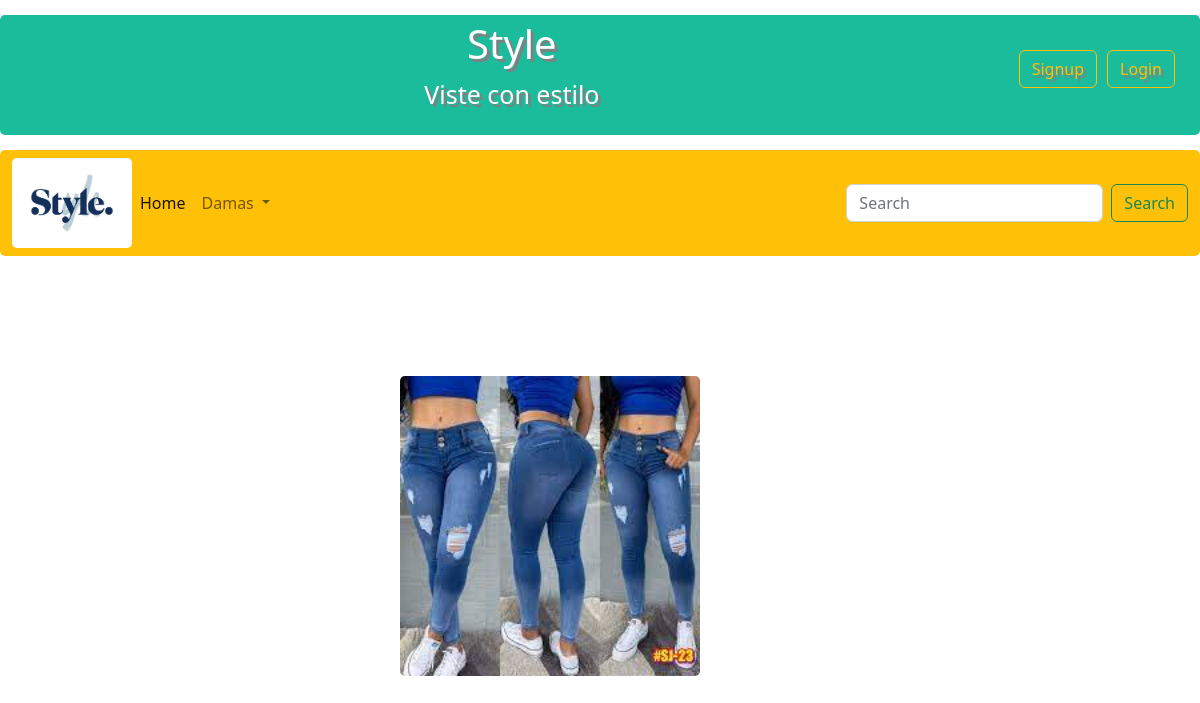
The page /wrangler/ on the database as committed earlier.
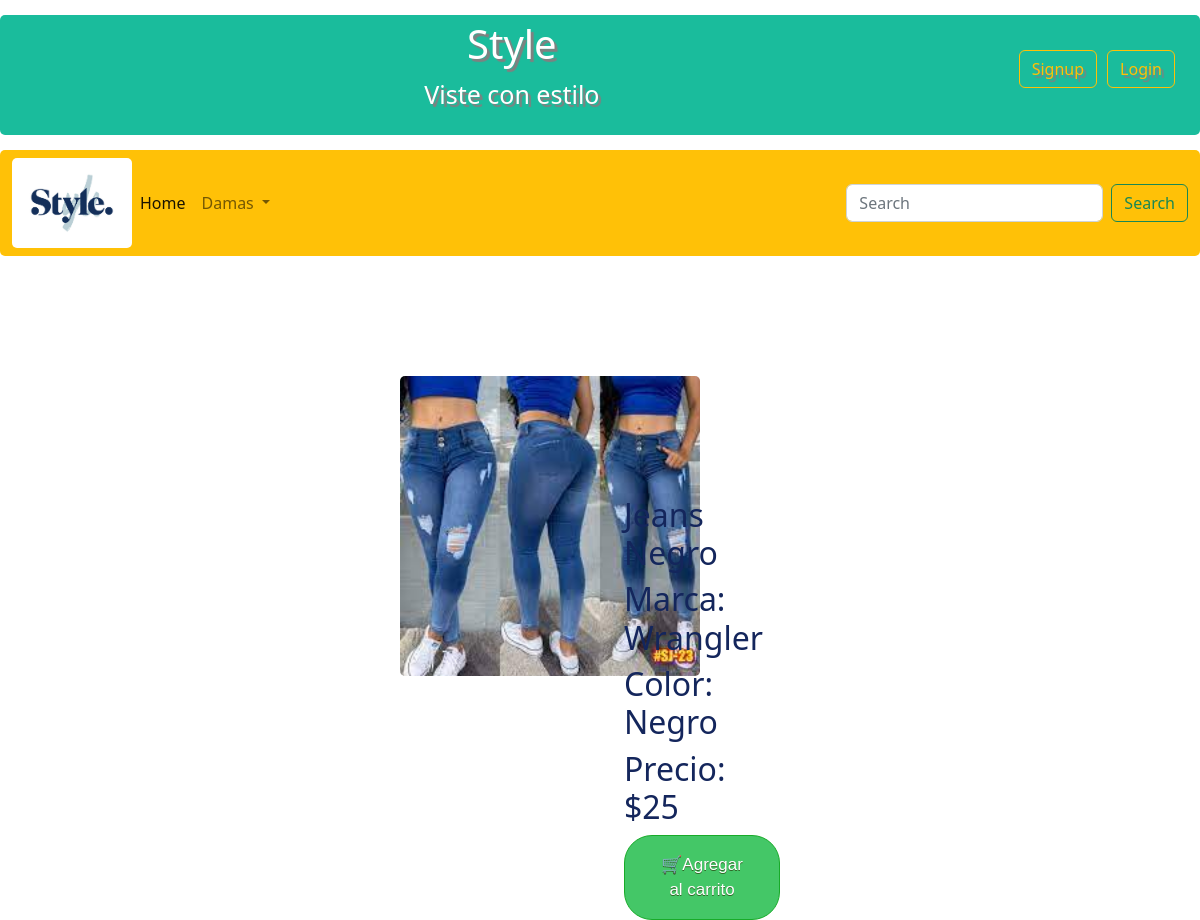
The same page on the database as committed later.
### store/models.py (models this page shows, shortened)
class productos(models.Model):
    marca = models.CharField(max_length=200)
    color = models.CharField(max_length=200)
    descripcion = models.CharField(max_length=200)
    precio = models.IntegerField()

### store/views.py (the view)
# urls.py: path('wrangler/', views.wrangler, name='wrangler')
def wrangler(request):
    t = productos.objects.filter(id="6")
    return render(request, 'db-temp/wrangler.html', {
        't': t
    })

### store/templates/db-temp/wrangler.html (shortened to what this page needs)
{% load static %}
<!DOCTYPE html>
<html lang="en">
<head>
    <link rel="stylesheet" href= '{% static "css/estilo1.css"%}'/>
    <link rel="stylesheet" href= '{% static "css/bootstrap.min.css"%}'/>
</head>
<body>
    <div class="header" >
      <div>
        <a type="button" href="{% url 'login' %}" class="btn btn-outline-warning" style="float:right; margin:30px 20px 0px 0px ";>Login</a>
        <a type="button" href="{% url 'signup' %}" class="btn btn-outline-warning" style="float:right;  margin:30px 10px 0px 0px ";>Signup</a>
      </div>
      <div id="brand">
        <h1 id=Style>Style</h1>
        <p>Viste con estilo</p>
      </div>
    </div>
    <nav class="navbar navbar-expand-lg bg-warning">
        <div class="container-fluid">
            <img src= '{% static "Carrusel y logo/logo.jpg"%}' alt="Bootstrap" width="120" height="90">
          <div class="collapse navbar-collapse" id="navbarSupportedContent">
            <ul class="navbar-nav me-auto mb-2 mb-lg-0">
              <li class="nav-item">
                <a class="nav-link active" aria-current="page" href="{% url 'home' %}">Home</a>
              </li>
              <li class="nav-item dropdown">
                <a class="nav-link dropdown-toggle" href="#" role="button" data-bs-toggle="dropdown" aria-expanded="false">
                  Damas
                </a>
              </li>
            </ul>
            <form class="d-flex" role="search">
              <input class="form-control me-2" type="search" placeholder="Search" aria-label="Search">
              <button class="btn btn-outline-success" type="submit">Search</button>
            </form>
          </div>
        </div>
      </nav>
    <div style="display:inline; margin-left:-20px;">
      <img src='{% static "Damas/Panatalones-Dama/pantalondama6.jpg" %}' alt="galeriacamisas"  width="300px" height="auto" style="margin: 10% 0px 0px 35%; position:relative;">
      {% for x in t %}
      <div  style="float:right; color:#14265c; padding: 20% 35% 0% 12%; margin: -35% 0% 0% 40%; position:absolute">
          <h2>{{x.descripcion}}</h2>
          <h2>Marca: {{x.marca}}</h2>
          <h2>Color: {{x.color}}</h2>
          <h2>Precio: ${{x.precio}}</h2>
          <button class="myButton">🛒Agregar al carrito</button>
      </div>
      {% endfor %}
    </div>

Rows that differ between the two databases and show on the page:
added productos: descripcion "Jeans Negro", marca "Wrangler", color "Negro", precio "25"
